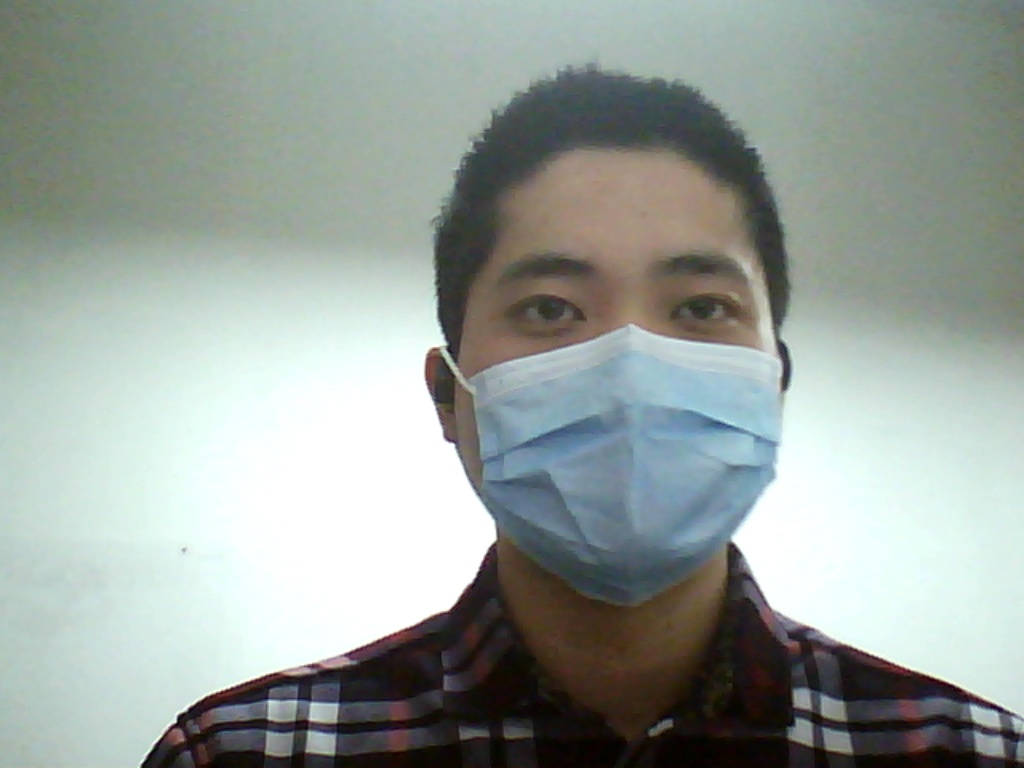
#> input picture image/Original img.jpg, 1024 x 768 px, given in place of the camera
$ jupyter execute --allow-errors 'Face detection project (2).ipynb'   (text cells are left out)
#> lines starting #> are read from the running program, lines starting #| are printed output that depends on the picture
#> further down, np_frame is the input picture: shape (768, 1024, 3); mean B, G, R 155.9, 161, 152.1
#> `gray = cv2.cvtColor(np_frame, cv2.COLOR_BGR2GRAY)`:
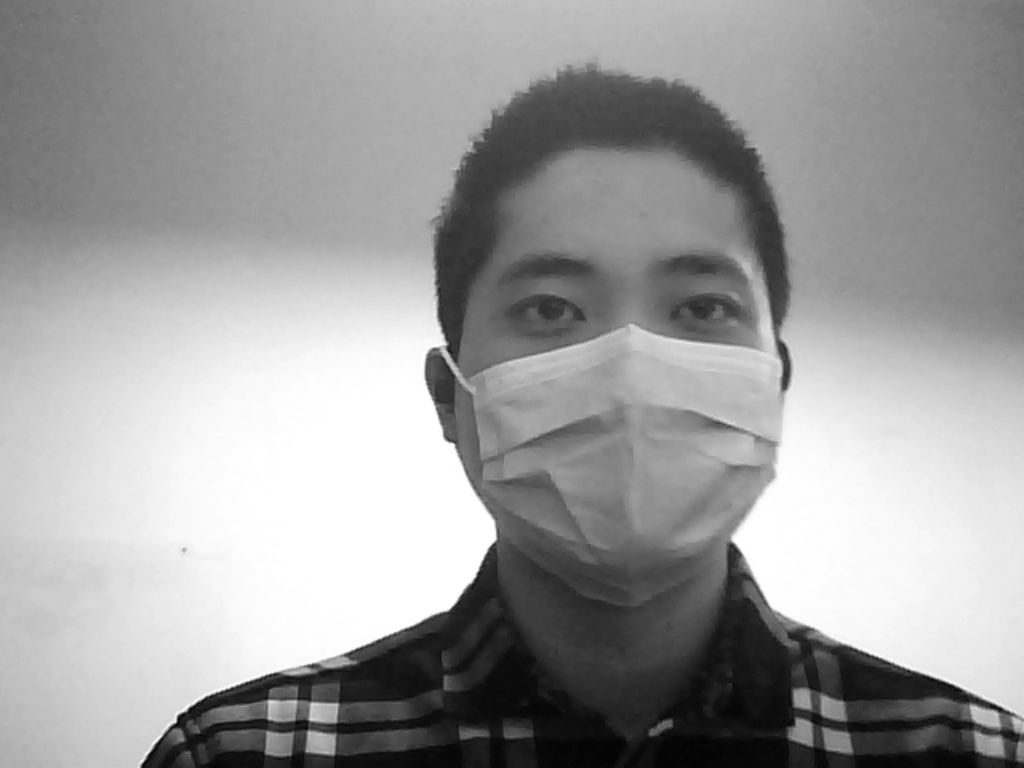
#> gray: shape (768, 1024); min 1, max 255, mean 157.8
#> `faces = face_cascade.detectMultiScale(gray, 1.3, 5)`: faces = [[405, 144, 435, 435]]
[cell 1]
import cv2
from matplotlib import pyplot as plt
import numpy as np

face_flag = True

frame_in_w = 640
frame_in_h = 480
# open the camera
cap = cv2.VideoCapture()
cap.set(cv2.CAP_PROP_FRAME_WIDTH, frame_in_w)#set picture width
cap.set(cv2.CAP_PROP_FRAME_HEIGHT, frame_in_h)#set hight
cap.open(0)
#> (the rest of this cell did not finish here and is left out)
